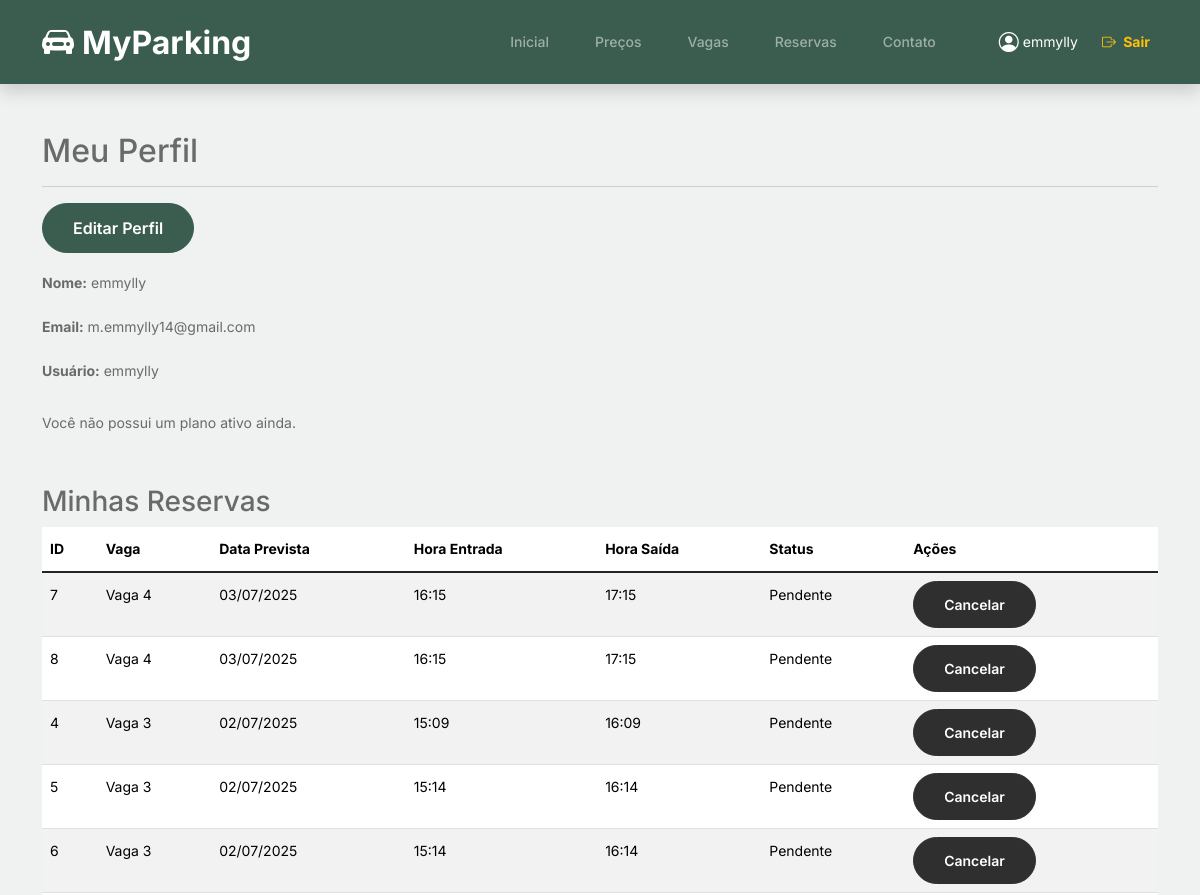
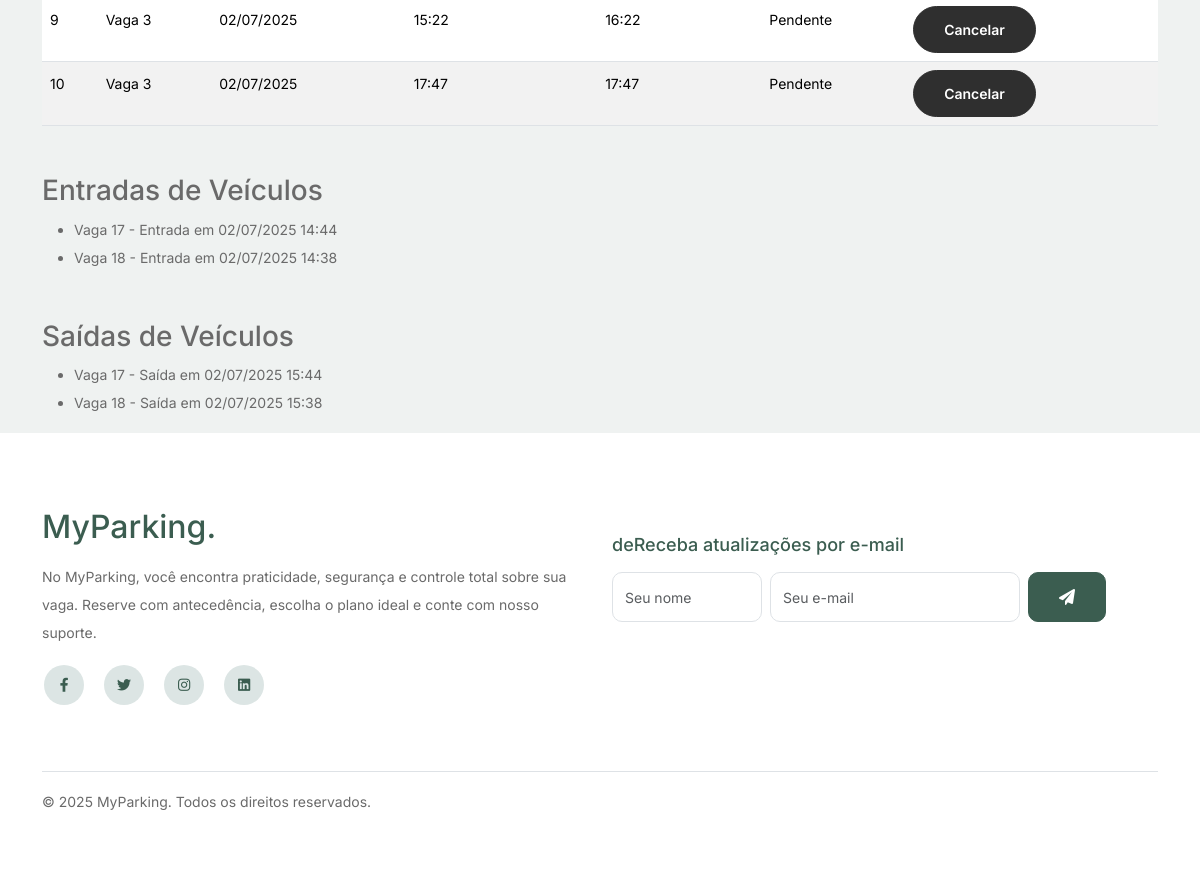
Before: /usuarios/perfil/ (signed in) with the older database file (2 pictures, top to bottom).
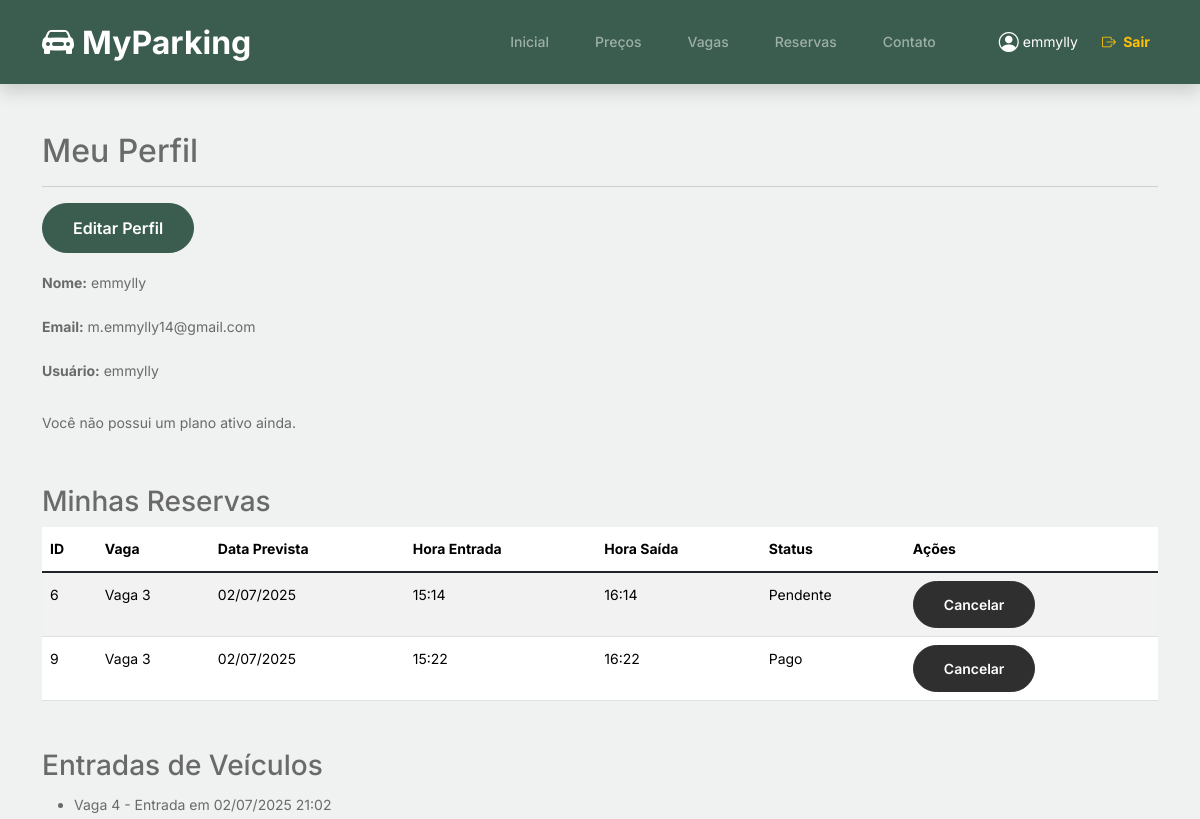
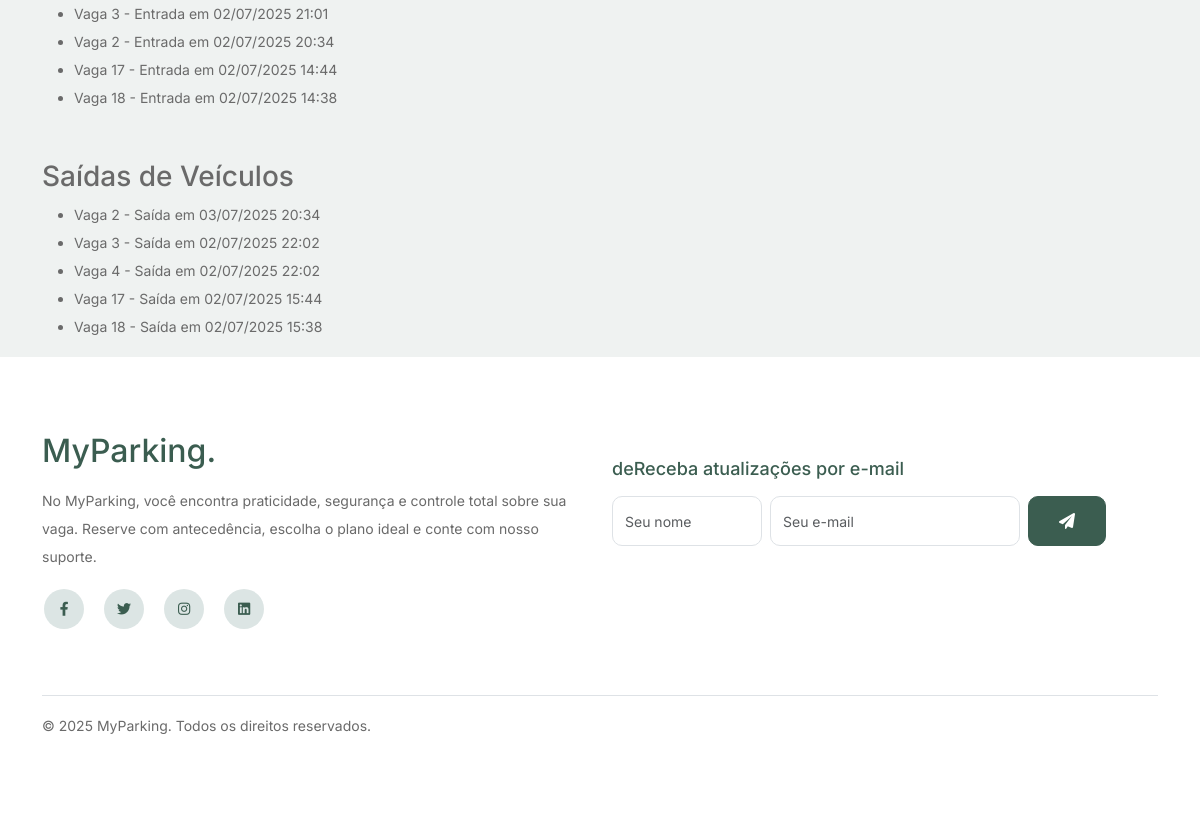
After: the same page with the newer database file (2 pictures, top to bottom).
### usuarios/models.py (models this page shows, shortened)
class User(AbstractUser):
    email = models.EmailField(unique=True, blank=False, null=False)
    nome = models.CharField(max_length=150, blank=True, null=False)
    telefone = models.CharField(max_length=15, blank=True, null=False)
    cpf = models.CharField(max_length=14, unique=True, blank=True, null=True)
    mensalista = models.BooleanField(default=False)
    vaga_mensalista = models.ForeignKey(
        'vagas.Vaga',
        on_delete=models.SET_NULL,
        null=True,
        blank=True,
        related_name='usuarios_mensalistas'
    )

### reserva/models.py (models this page shows, shortened)
class Reserva(models.Model):
    cliente = models.ForeignKey(
        'usuarios.User',
        on_delete=models.CASCADE,
        related_name='reservas'
    )
    vaga = models.ForeignKey(
        'vagas.Vaga',
        on_delete=models.CASCADE,
        related_name='reservas'
    )
    data_prevista = models.DateField()
    hora_entrada = models.TimeField()
    hora_saida = models.TimeField()
    email = models.EmailField()
    telefone = models.CharField(max_length=15)
    pago = models.BooleanField(default=False)

### vagas/models.py (models this page shows, shortened)
class Vaga(models.Model):
    numero = models.IntegerField(unique=True)
    ocupada = models.BooleanField(default=False)
    tipo_cliente = models.CharField(
        max_length=10,
        choices=[('avulso', 'Avulso'), ('mensalista', 'Mensalista')],
        default='avulso'
    )
    cliente_mensalista = models.ForeignKey(
        'clientes.Mensalista',
        on_delete=models.SET_NULL,
        null=True,
        blank=True,
        related_name='vagas',
        help_text='Cliente associado se a vaga for de um mensalista.'
    )

class EntradaVeiculo(models.Model):
    cliente = models.ForeignKey(User, on_delete=models.CASCADE, related_name='entradas')
    vaga = models.ForeignKey(Vaga, on_delete=models.SET_NULL, null=True)
    data_entrada = models.DateTimeField(default=timezone.now)

class SaidaVeiculo(models.Model):
    cliente = models.ForeignKey(User, on_delete=models.CASCADE, related_name='saidas')
    vaga = models.ForeignKey(Vaga, on_delete=models.SET_NULL, null=True)
    data_saida = models.DateTimeField(default=timezone.now)

### usuarios/views.py (the view, shortened to what this page needs)
# urls.py: path('perfil/', views.perfil_usuario, name='perfil_usuario'),
def perfil_usuario(request):
    cliente = get_object_or_404(Cliente, user=request.user)
    if cliente.tipo == 'mensalista':
        mensalista = get_object_or_404(Mensalista, cliente=cliente, contrato_ativo=True)
        pedido = PedidoPlano.objects.filter(cliente=cliente, pago=True).order_by('-data_pedido').first()
    else:
        mensalista = None
        pedido = None
    reservas = Reserva.objects.filter(cliente=request.user).order_by('-data_prevista')
    entradas = EntradaVeiculo.objects.filter(cliente=request.user).order_by('-data_entrada')
    saidas = SaidaVeiculo.objects.filter(cliente=request.user).order_by('-data_saida')
    context = {
        'cliente': cliente,
        'mensalista': mensalista,
        'pedido': pedido,
        'reservas': reservas,
        'entradas': entradas,
        'saidas': saidas,
    }
    return render(request, 'usuarios/perfil.html', context)

### templates/usuarios/perfil.html (shortened to what this page needs)
{% extends 'base.html' %}
{% block content %}
<div class="container mt-5">
  <h2>Meu Perfil</h2>
  <hr>
  <a href="{% url 'editar_perfil' %}" class="btn btn-primary mb-3">Editar Perfil</a>
  <p><strong>Nome:</strong> {{ user.get_full_name|default:user.username }}</p>
  <p><strong>Email:</strong> {{ user.email }}</p>
  <p><strong>Usuário:</strong> {{ user.username }}</p>
  {% if cliente.tipo == 'mensalista' and mensalista %}
    <h3>Plano Mensalista</h3>
    <hr>
    <ul>
      <li><strong>Plano contratado:</strong> {{ mensalista.plano.nome }}</li>
      <li><strong>Vaga vinculada:</strong> Vaga {{ mensalista.vaga.numero }}</li>
      <li><strong>Contrato ativo desde:</strong> {{ mensalista.data_inicio|date:"d/m/Y" }}</li>
      <li><strong>Data de vencimento:</strong> {{ mensalista.data_vencimento|date:"d/m/Y" }}</li>
    </ul>
    <h4>Histórico de Pagamentos</h4>
    {% if pedido %}
      <hr>
      <ul>
        <li><strong>Data do pagamento:</strong> {{ pedido.data_pedido|date:"d/m/Y H:i" }}</li>
        <li><strong>Forma de pagamento:</strong> {{ pedido.forma_pagamento }}</li>
        <li><strong>Valor pago:</strong> R$ {{ pedido.plano.valor }}</li>
      </ul>
    {% else %}
      <p>Nenhum pagamento registrado.</p>
    {% endif %}
    <form method="post" onsubmit="return confirm('Deseja cancelar o plano e voltar a ser avulso?');" class="mt-3">
      {% csrf_token %}
      <button type="submit" name="cancelar" class="btn btn-danger">Cancelar Plano</button>
    </form>
  {% else %}
    <p class="mt-4">Você não possui um plano ativo ainda.</p>
  {% endif %}
  <h3 class="mt-5">Minhas Reservas</h3>
  {% if reservas %}
    <table class="table table-striped">
      <thead>
        <tr>
          <th>ID</th>
          <th>Vaga</th>
          <th>Data Prevista</th>
          <th>Hora Entrada</th>
          <th>Hora Saída</th>
          <th>Status</th>
          <th>Ações</th>
        </tr>
      </thead>
      <tbody>
        {% for reserva in reservas %}
          <tr>
            <td>{{ reserva.id }}</td>
            <td>Vaga {{ reserva.vaga.numero }}</td>
            <td>{{ reserva.data_prevista|date:"d/m/Y" }}</td>
            <td>{{ reserva.hora_entrada }}</td>
            <td>{{ reserva.hora_saida }}</td>
            <td>{% if reserva.pago %}Pago{% else %}Pendente{% endif %}</td>
            <td>
              <form method="post" action="{% url 'cancelar_reserva' reserva.id %}" onsubmit="return confirm('Confirma cancelamento da reserva?');">
                <button type="submit" class="btn btn-sm btn-danger">Cancelar</button>
              </form>
            </td>
          </tr>
        {% endfor %}
      </tbody>
    </table>
  {% else %}
    <p>Você não possui reservas feitas.</p>
  {% endif %}
  <h3 class="mt-5">Entradas de Veículos</h3>
  {% if entradas %}
    <ul>
      {% for entrada in entradas %}
        <li>Vaga {{ entrada.vaga.numero }} - Entrada em {{ entrada.data_entrada|date:"d/m/Y H:i" }}</li>
      {% endfor %}
    </ul>
  {% else %}
    <p>Você não possui registros de entrada.</p>
  {% endif %}
  <h3 class="mt-5">Saídas de Veículos</h3>
  {% if saidas %}
    <ul>
      {% for saida in saidas %}
        <li>Vaga {{ saida.vaga.numero }} - Saída em {{ saida.data_saida|date:"d/m/Y H:i" }}</li>
      {% endfor %}
    </ul>
  {% else %}
    <p>Você não possui registros de saída.</p>
  {% endif %}
</div>
{% endblock %}

### templates/base.html (shortened to what this page needs)
{% load static %}
<!doctype html>
<html lang="pt-br">
<head>
  <link href="{% static 'css/bootstrap.min.css' %}" rel="stylesheet">
  <link href="https://cdnjs.cloudflare.com/ajax/libs/font-awesome/6.0.0-beta3/css/all.min.css" rel="stylesheet">
  <link href="{% static 'css/tiny-slider.css' %}" rel="stylesheet">
  <link href="https://cdn.jsdelivr.net/npm/bootstrap@5.3.7/dist/css/bootstrap.min.css" rel="stylesheet">
<link href="https://cdn.jsdelivr.net/npm/bootstrap-icons@1.10.5/font/bootstrap-icons.css" rel="stylesheet">
  <link href="{% static 'css/style.css' %}" rel="stylesheet">
</head>
<body>
  {% include 'includes/navbar.html' %}
    {% block content %}
    {% endblock %}
  {% include 'includes/footer.html' %}
</body>
</html>

### templates/includes/navbar.html (shortened to what this page needs)
{% load static %}
<nav class="custom-navbar navbar navbar-expand-md navbar-dark bg-dark shadow">
  <div class="container">
    <a class="navbar-brand fw-bold" href="{% url 'home' %}">
      <i class="bi bi-car-front-fill me-2"></i>MyParking
    </a>
    <div class="collapse navbar-collapse" id="navbarsFurni">
      <ul class="custom-navbar-nav navbar-nav ms-auto mb-2 mb-md-0">
        <li class="nav-item">
          <a class="nav-link" href="{% url 'home' %}">Inicial</a>
        </li>
        <li>
          <a class="nav-link" href="{% url 'precos' %}">Preços</a>
        </li>
        <li>
          <a class="nav-link" href="{% url 'vagas:lista_vagas' %}">Vagas</a>
        </li>
        <li>
          <a class="nav-link" href="{% url 'reservar' %}">Reservas</a>
        </li>
        <li>
          <a class="nav-link" href="{% url 'contato' %}">Contato</a>
        </li>
      </ul>
      <ul class="custom-navbar-cta navbar-nav mb-2 mb-md-0 ms-4">
        {% if user.is_authenticated %}
          <li class="nav-item d-flex align-items-center me-3">
            <a href="{% url 'perfil_usuario' %}" class="text-white text-decoration-none d-flex align-items-center">
              <i class="bi bi-person-circle me-1 fs-5"></i>
              {{ user.get_full_name|default:user.username }}
            </a>
          </li>
          <li>
            <a class="nav-link text-warning fw-bold" href="{% url 'sair' %}">
              <i class="bi bi-box-arrow-right me-1"></i> Sair
            </a>
          </li>
        {% endif %}
      </ul>
    </div>
  </div>
</nav>

### templates/includes/footer.html
{% load static %}
<footer class="footer-section">
  <div class="container">
    <div class="row align-items-center">
      <div class="col-lg-6 mb-4 mb-lg-0">
        <div class="footer-logo-wrap mb-3">
          <a href="#" class="footer-logo">MyParking<span>.</span></a>
        </div>
        <p>No MyParking, você encontra praticidade, segurança e controle total sobre sua vaga. Reserve com antecedência, escolha o plano ideal e conte com nosso suporte.</p>
        <ul class="list-unstyled custom-social d-flex gap-3 mt-3">
          <li><a href="https://www.facebook.com/emmylly.maria"><span class="fa fa-brands fa-facebook-f"></span></a></li>
          <li><a href="https://x.com/MariaEmmylly"><span class="fa fa-brands fa-twitter"></span></a></li>
          <li><a href="https://www.instagram.com/emmylly__oliveira/"><span class="fa fa-brands fa-instagram"></span></a></li>
          <li><a href="https://www.linkedin.com/in/emmylly-oliveira-1147a2196/"><span class="fa fa-brands fa-linkedin"></span></a></li>
        </ul>
      </div>
      <div class="col-lg-6">
        <div class="subscription-form">
          <h3 class="d-flex align-items-center mb-3">
            de
            <span>Receba atualizações por e-mail</span>
          </h3>
          <form action="#" class="d-flex gap-2">
            <input type="text" class="form-control" placeholder="Seu nome" style="max-width: 150px;">
            <input type="email" class="form-control" placeholder="Seu e-mail" style="max-width: 250px;">
            <button class="btn btn-primary" type="submit">
              <span class="fa fa-paper-plane"></span>
            </button>
          </form>
        </div>
      </div>
    </div>
    <div class="border-top mt-5 pt-3">
      <p class="mb-0 text-center text-lg-start">
        &copy; <script>document.write(new Date().getFullYear());</script> MyParking. Todos os direitos reservados.
      </p>
    </div>
  </div>
</footer>

### MyParking/static/css/style.css (style rules this page uses)
body { overflow-x: hidden; position: relative; }
body { font-family: "Inter", sans-serif; font-weight: 400; line-height: 28px; color: #6a6a6a; font-size: 14px; background-color: #eff2f1; }
a { text-decoration: none; -webkit-transition: .3s all ease; -o-transition: .3s all ease; transition: .3s all ease; color: #2f2f2f; text-decoration: underline; }
.custom-navbar { background: #3b5d50 !important; padding-top: 20px; padding-bottom: 20px; }
.custom-navbar .navbar-brand { font-size: 32px; font-weight: 600; }
@media (min-width: 992px) { .custom-navbar .custom-navbar-nav li { margin-left: 15px; margin-right: 15px; } }
.custom-navbar .custom-navbar-nav li a { font-weight: 500; color: #ffffff !important; opacity: .5; -webkit-transition: .3s all ease; -o-transition: .3s all ease; transition: .3s all ease; position: relative; }
@media (min-width: 768px) { .custom-navbar .custom-navbar-nav li a:before { content: ""; position: absolute; bottom: 0; left: 8px; right: 8px; background: #f9bf29; height: 5px; opacity: 1; visibility: visible; width: 0; -webkit-transition: .15s all ease-out; -o-transition: .15s all ease-out; transition: .15s all ease-out; } }
.custom-navbar .custom-navbar-cta { margin-left: 0 !important; -webkit-box-orient: horizontal; -webkit-box-direction: normal; -ms-flex-direction: row; flex-direction: row; }
@media (min-width: 768px) { .custom-navbar .custom-navbar-cta { margin-left: 40px !important; } }
.custom-navbar .custom-navbar-cta li { margin-left: 0px; margin-right: 0px; }
.custom-navbar .custom-navbar-cta li:first-child { margin-right: 20px; }
.btn { font-weight: 600; padding: 12px 30px; border-radius: 30px; color: #ffffff; background: #2f2f2f; border-color: #2f2f2f; }
.btn.btn-primary { background: #3b5d50; border-color: #3b5d50; }
.footer-section { padding: 80px 0; background: #ffffff; }
.footer-section a { text-decoration: none; color: #2f2f2f; -webkit-transition: .3s all ease; -o-transition: .3s all ease; transition: .3s all ease; }
.footer-section .subscription-form { margin-bottom: 40px; position: relative; z-index: 2; margin-top: 100px; }
@media (min-width: 992px) { .footer-section .subscription-form { margin-top: 0px; margin-bottom: 80px; } }
.footer-section .subscription-form h3 { font-size: 18px; font-weight: 500; color: #3b5d50; }
.footer-section .subscription-form .form-control { height: 50px; border-radius: 10px; font-family: "Inter", sans-serif; }
.footer-section .subscription-form .btn { border-radius: 10px !important; }
.footer-section .footer-logo-wrap .footer-logo { font-size: 32px; font-weight: 500; text-decoration: none; color: #3b5d50; }
.footer-section .custom-social li { margin: 2px; display: inline-block; }
.footer-section .custom-social li a { width: 40px; height: 40px; text-align: center; line-height: 40px; display: inline-block; background: #dce5e4; color: #3b5d50; border-radius: 50%; }
.footer-section .border-top { border-color: #dce5e4; }
.form-control { height: 50px; border-radius: 10px; font-family: "Inter", sans-serif; }

Changed rows visible on the page:
removed Reserva: id "7", vaga.numero "4", data_prevista "03/07/2025", hora_entrada "16:15", hora_saida "17:15", pago "Pendente"
removed Reserva: id "8", vaga.numero "4", data_prevista "03/07/2025", hora_entrada "16:15", hora_saida "17:15", pago "Pendente"
removed Reserva: id "4", vaga.numero "3", data_prevista "02/07/2025", hora_entrada "15:09", hora_saida "16:09", pago "Pendente"
removed Reserva: id "5", vaga.numero "3", data_prevista "02/07/2025", hora_entrada "15:14", hora_saida "16:14", pago "Pendente"
removed Reserva: id "10", vaga.numero "3", data_prevista "02/07/2025", hora_entrada "17:47", hora_saida "17:47", pago "Pendente"
changed Reserva id 9: pago "Pendente" → "Pago"
added EntradaVeiculo: vaga.numero "4", data_entrada "02/07/2025 21:02"
added EntradaVeiculo: vaga.numero "3", data_entrada "02/07/2025 21:01"
added EntradaVeiculo: vaga.numero "2", data_entrada "02/07/2025 20:34"
added SaidaVeiculo: vaga.numero "2", data_saida "03/07/2025 20:34"
added SaidaVeiculo: vaga.numero "3", data_saida "02/07/2025 22:02"
added SaidaVeiculo: vaga.numero "4", data_saida "02/07/2025 22:02"
